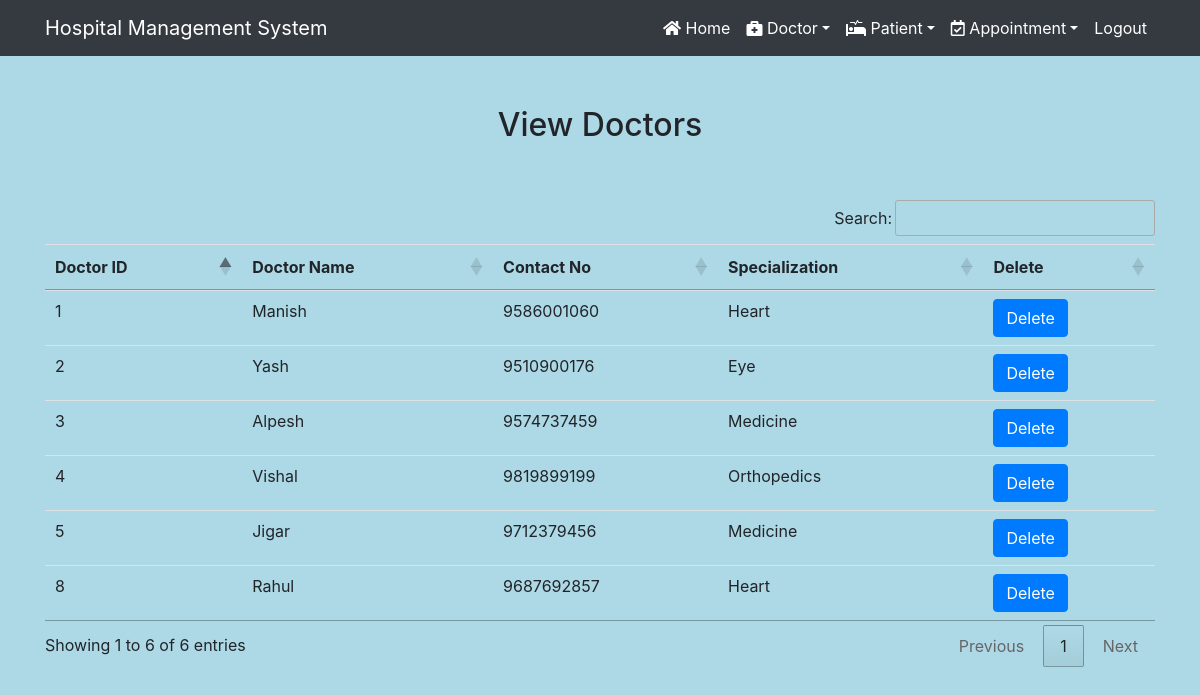
/view_doctor/ (signed in), run on the app's committed database.
### hospital/models.py (models this page shows, shortened)
class Doctor(models.Model):
    name = models.CharField(max_length=50)
    mobile = models.IntegerField()
    special = models.CharField(max_length=50)

### hospital/views.py (the view)
# urls.py: path('view_doctor/', View_Doctor, name='view_doctor'),
def View_Doctor(request):
    if not request.user.is_staff:
        return redirect('login')
    doc = Doctor.objects.all()
    d = {'doc': doc}
    return render(request, 'view_doctor.html', d)

### hospital/templates/view_doctor.html
{% extends 'navigationbar.html' %}
{% load static %}
{% block body %}
<div class="container" style="margin-top:50px">
    <h2 class="text-center">View Doctors</h2>
    <br><br>
    <table class="table table-hover" id="example">
        <thead>
        <tr>
            <th>Doctor ID</th>
            <th>Doctor Name</th>
            <th>Contact No</th>
            <th>Specialization</th>
            <th>Delete</th>
        </tr>
        </thead>
        <tbody>
        {% for i in doc %}
        <tr>
            <td>{{i.id}}</td>
            <td>{{i.name}}</td>
            <td>{{i.mobile}}</td>
            <td>{{i.special}}</td>
            <td><a href="{% url 'delete_doctor' i.id %}" onclick="return confirm('Are You Sure You Want To Delete ?')" class="btn btn-primary">Delete</a> </td>
        </tr>
        {% endfor %}
        </tbody>
    </table>
</div>
{% endblock %}

### hospital/templates/navigationbar.html (shortened to what this page needs)
{% load static %}
<!DOCTYPE html>
<html lang="en">
<head>
    <link rel="stylesheet" href="https://maxcdn.bootstrapcdn.com/bootstrap/4.3.1/css/bootstrap.min.css">
    <link rel="stylesheet" href="https://use.fontawesome.com/releases/v5.6.3/css/all.css"></head>
    <link rel="stylesheet" type="text/css" href="{% static 'css/mystyle.css' %}">
    <link rel="stylesheet" href="https://cdn.datatables.net/1.10.21/css/jquery.dataTables.min.css">
    <link rel="stylesheet" href="https://cdn.datatables.net/buttons/1.6.2/css/buttons.dataTables.min.css">
</head>
<body bgcolor="lightblue">
    <nav class="navbar navbar-expand-sm bg-dark navbar-dark">
        <div class="container">
            <a class="navbar-brand" href="#">Hospital Management System</a>
            <div class="collapse navbar-collapse" id="myymenu">
                <ul class="navbar-nav text-center ml-auto">
                    {% if request.user.is_staff %}
                    <li class="nav-item"><a class="nav-link" href="{% url 'home' %}"><i class="fas fa-home"></i> Home</a></li>
                    <li class="nav-item dropdown"><a class="nav-link dropdown-toggle" data-toggle="dropdown" href="#"><i class="fas fa-briefcase-medical"></i> Doctor</a>
                    </li>
                    <li class="nav-item dropdown"><a class="nav-link dropdown-toggle" data-toggle="dropdown" href="#"><i class="fas fa-procedures"></i> Patient</a>
                    </li>
                    <li class="nav-item dropdown"><a class="nav-link dropdown-toggle" data-toggle="dropdown" href="#"><i class="far fa-calendar-check"></i> Appointment</a>
                    </li>
                    <li class="nav-item"><a class="nav-link" href="{% url 'logout' %}">Logout</a></li>
                    {% endif %}
                </ul>
            </div>
        </div>
    </nav>
{% block body %}
{% endblock %}
</body>
</html>

### hospital/static/css/mystyle.css (style rules this page uses)
.nav-link { color:white !important; }
body { background-color:lightblue; }

### data on the page
Doctor: id "1", name "Manish", mobile "9586001060", special "Heart"
Doctor: id "2", name "Yash", mobile "9510900176", special "Eye"
Doctor: id "3", name "Alpesh", mobile "9574737459", special "Medicine"
Doctor: id "4", name "Vishal", mobile "9819899199", special "Orthopedics"
Doctor: id "5", name "Jigar", mobile "9712379456", special "Medicine"
Doctor: id "8", name "Rahul", mobile "9687692857", special "Heart"
